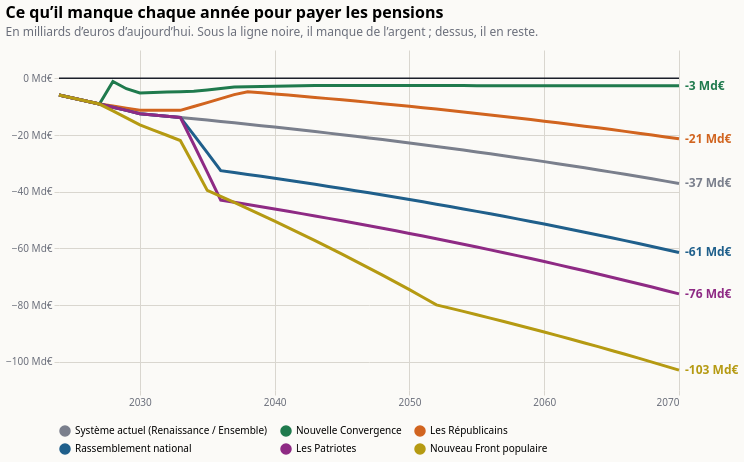

Here is the Vega-Lite specification saved for this chart:
### Vega-Lite specification from a JSON file in a GitHub repository (floating-point values rounded to 4 significant figures; data arrays with more than 128 entries replaced by an {"elided": "..."} marker saying what was removed)
{"$schema": "https://vega.github.io/schema/vega-lite/v6.json", "title": {"text": "Ce qu’il manque chaque année pour payer les pensions", "subtitle": "En milliards d’euros d’aujourd’hui. Sous la ligne noire, il manque de l’argent ; dessus, il en reste.", "anchor": "start", "fontSize": 16, "subtitleColor": "#6b6f7b", "subtitlePadding": 6, "offset": 12}, "background": "#fbfaf7", "config": {"font": "system-ui, sans-serif", "axis": {"gridColor": "#d9d6cf", "labelColor": "#6b6f7b", "domain": false, "tickColor": "#d9d6cf"}, "legend": {"orient": "bottom", "columns": 3, "labelLimit": 800, "symbolOpacity": 1}, "view": {"stroke": null}}, "width": 620, "height": 340, "data": {"values": {"elided": "282 records"}}, "encoding": {"x": {"field": "annee", "type": "quantitative", "scale": {"domain": [2024, 2070]}, "axis": {"format": "d", "title": null, "values": [2030, 2040, 2050, 2060, 2070]}}, "y": {"field": "valeur", "type": "quantitative", "scale": {"zero": true, "padding": 12}, "axis": {"title": null, "labelExpr": "replace(format(datum.value, ',.0f'), ',', ' ') + ' Md€'", "tickCount": 7}}, "color": {"field": "programme", "type": "nominal", "title": null, "sort": ["Système actuel (Renaissance / Ensemble)", "Nouvelle Convergence", "Les Républicains", "Rassemblement national", "Les Patriotes", "Nouveau Front populaire"], "scale": {"domain": ["Système actuel (Renaissance / Ensemble)", "Nouvelle Convergence", "Les Républicains", "Rassemblement national", "Les Patriotes", "Nouveau Front populaire"], "range": ["#7a7f8c", "#1f7a4d", "#d1641f", "#1f5f8b", "#8e2a84", "#b59a12"]}, "legend": {"orient": "bottom", "columns": 3, "labelLimit": 760}}}, "layer": [{"mark": {"type": "line", "strokeWidth": 3}}, {"data": {"values": [{"y": 0}]}, "mark": {"type": "rule", "strokeWidth": 1.5}, "encoding": {"x": {"value": 0}, "x2": {"value": 620}, "y": {"field": "y", "type": "quantitative"}, "color": {"value": "#1b1f2a"}}}, {"data": {"values": [{"annee": 2070, "programme": "Système actuel (Renaissance / Ensemble)", "valeur": -37.11, "etiquette": "-37 Md€"}, {"annee": 2070, "programme": "Nouvelle Convergence", "valeur": -2.644, "etiquette": "-3 Md€"}, {"annee": 2070, "programme": "Les Républicains", "valeur": -21.34, "etiquette": "-21 Md€"}, {"annee": 2070, "programme": "Rassemblement national", "valeur": -61.47, "etiquette": "-61 Md€"}, {"annee": 2070, "programme": "Les Patriotes", "valeur": -76.08, "etiquette": "-76 Md€"}, {"annee": 2070, "programme": "Nouveau Front populaire", "valeur": -103.0, "etiquette": "-103 Md€"}]}, "mark": {"type": "text", "align": "left", "dx": 6, "fontSize": 12, "fontWeight": "bold"}, "encoding": {"text": {"field": "etiquette"}}}]}
